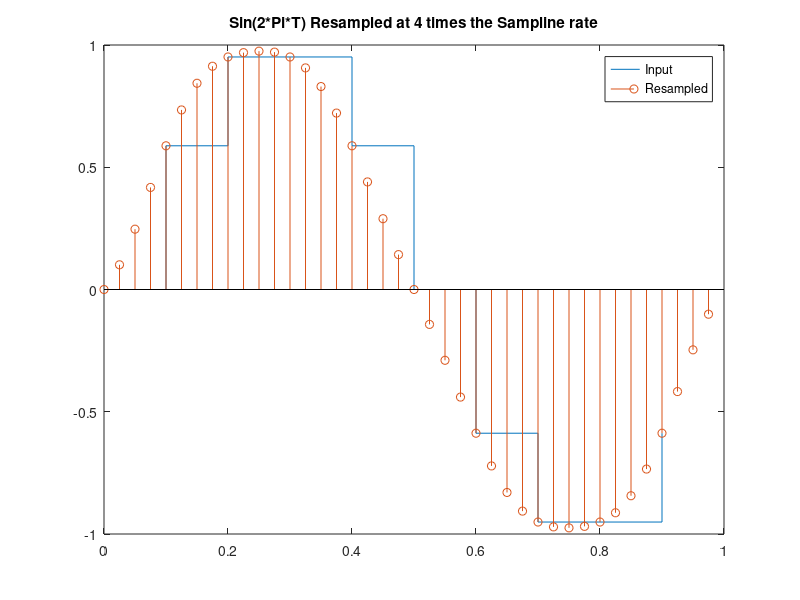
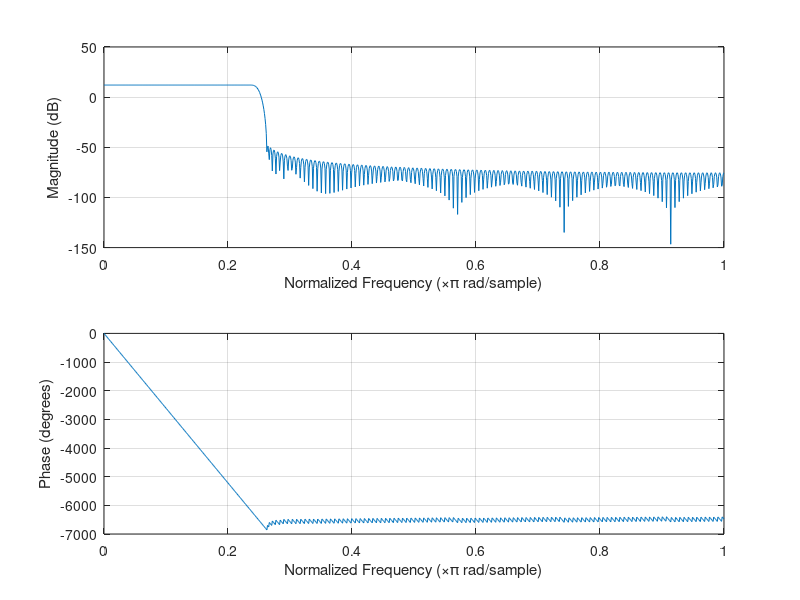

Source code (MATLAB) for these figures, in order:
fs=10;%Sampling Frequency = fs
t=0:1/fs:1-1/fs;

figure(1);

xs=sin(2*pi*t);%Input Signal
stairs(t,xs);%Input Plot

up=4;
dn=1;
f_rs=fs*up/dn;%Resampled Frequency
t_rs=0:1/f_rs:1-1/f_rs;
[y,by]=resample(xs,up,dn); %Resampling xs at up/dn times the sampling rate

hold on;
stem(t_rs,y);%Resampled Plot
hold off;
legend("Input","Resampled");
title("Sin(2*Pi*T) Resampled at 4 times the Sampline rate");
figure(2);
freqz(by);%Frequency Response of Anti-Aliasing Filter
